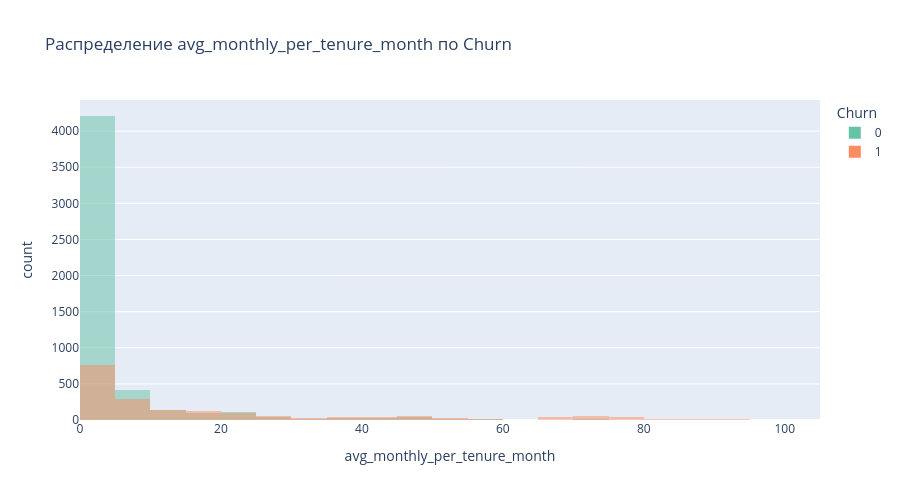
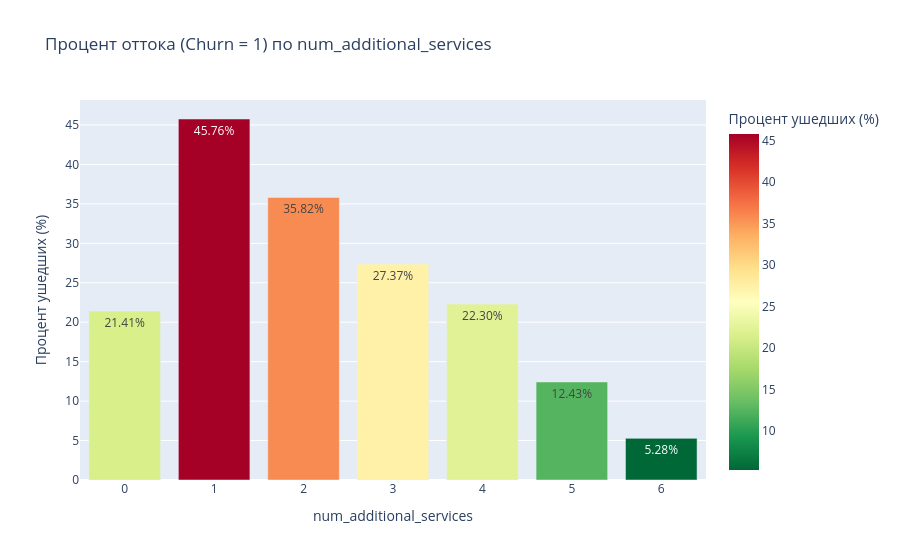
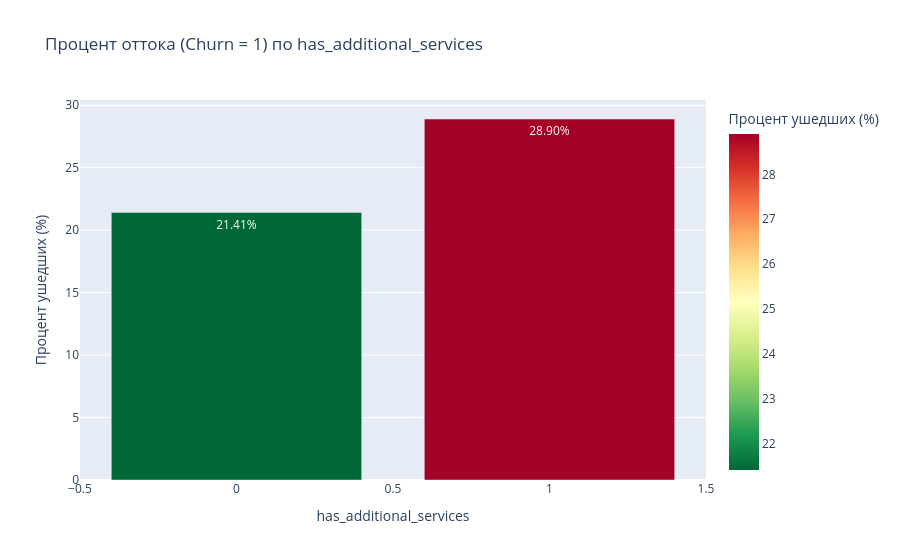
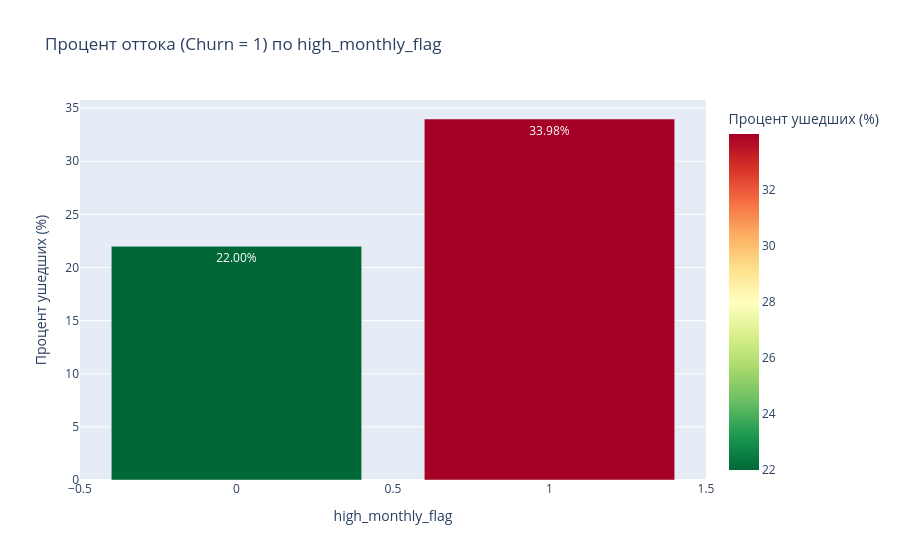

Notebook cell for these charts, in order:
### Code cell
# Связь новых признаков с Churn 

for col in new_features:
    if col == 'avg_monthly_per_tenure_month':
        fig = px.histogram(df, x=col, color='Churn', 
                        nbins=50,
                        title=f'Распределение {col} по Churn',
                        color_discrete_sequence=px.colors.qualitative.Set2,
                        barmode='overlay')
        fig.update_layout(height=500)

        print(f'Описание {col} по Churn:')
        display(df.groupby('Churn')[col].describe())
        fig.show()

        features_figs[f'Распределение {col} по Churn'] = fig
        features_tables[f'Описание {col} по Churn'] = df.groupby('Churn')[col].describe().reset_index()

    else:
        churn_rate = (df.groupby(col, observed=False)['Churn']
                        .mean()
                        .mul(100)           
                        .round(2)
                        .reset_index(name='Churn_Rate'))
        
        churn_rate = churn_rate.sort_values('Churn_Rate', ascending=False)
        churn_rate_display = churn_rate[[col, 'Churn_Rate']]
        
        fig = px.bar(
            churn_rate,
            x=col,
            y='Churn_Rate',
            title=f'Процент оттока (Churn = 1) по {col}',
            color='Churn_Rate',                    
            color_continuous_scale='RdYlGn_r',       
            text='Churn_Rate',
            labels={'Churn_Rate': 'Процент ушедших (%)', col: col}        
        )
        
        fig.update_traces(texttemplate='%{y:.2f}%')
        
        print(f"\nChurn Rate по {col}:")
        display(churn_rate_display.style.hide(axis="index"))
        fig.show()

        features_figs[f'Распределение {col} по Churn'] = fig

save_to_html(
    figures_dict=features_figs, 
    tables_dict=features_tables, 
    filename="features.html", 
    title="Uni and Bivariate Analysis of New Features",
    dashboard_dir="feature_engineering"
)

### Figure 1 — Plotly figure (JSON) as saved in the notebook; plotly's stock layout.template omitted (floating-point values rounded to 4 significant figures; data arrays with more than 128 entries replaced by an {"elided": "..."} marker saying what was removed)
{"data": [{"bingroup": "x", "hovertemplate": "Churn=0<br>avg_monthly_per_tenure_month=%{x}<br>count=%{y}<extra></extra>", "legendgroup": "0", "marker": {"color": "rgb(102,194,165)", "opacity": 0.5, "pattern": {"shape": ""}}, "name": "0", "nbinsx": 50, "orientation": "v", "showlegend": true, "type": "histogram", "x": {"elided": "5174 float values"}, "xaxis": "x", "yaxis": "y"}, {"bingroup": "x", "hovertemplate": "Churn=1<br>avg_monthly_per_tenure_month=%{x}<br>count=%{y}<extra></extra>", "legendgroup": "1", "marker": {"color": "rgb(252,141,98)", "opacity": 0.5, "pattern": {"shape": ""}}, "name": "1", "nbinsx": 50, "orientation": "v", "showlegend": true, "type": "histogram", "x": {"elided": "1869 float values"}, "xaxis": "x", "yaxis": "y"}], "layout": {"barmode": "overlay", "height": 500, "legend": {"title": {"text": "Churn"}, "tracegroupgap": 0}, "title": {"text": "Распределение avg_monthly_per_tenure_month по Churn"}, "xaxis": {"anchor": "y", "domain": [0, 1], "title": {"text": "avg_monthly_per_tenure_month"}}, "yaxis": {"anchor": "x", "domain": [0, 1], "title": {"text": "count"}}}}

### Figure 2 — Plotly figure (JSON) as saved in the notebook; plotly's stock layout.template omitted (floating-point values rounded to 4 significant figures)
{"data": [{"hovertemplate": "num_additional_services=%{x}<br>Процент ушедших (%)=%{marker.color}<extra></extra>", "legendgroup": "", "marker": {"color": [45.76, 35.82, 27.37, 22.3, 21.41, 12.43, 5.28], "coloraxis": "coloraxis", "pattern": {"shape": ""}}, "name": "", "orientation": "v", "showlegend": false, "text": [45.76, 35.82, 27.37, 22.3, 21.41, 12.43, 5.28], "textposition": "auto", "texttemplate": "%{y:.2f}%", "type": "bar", "x": [1, 2, 3, 4, 0, 5, 6], "xaxis": "x", "y": [45.76, 35.82, 27.37, 22.3, 21.41, 12.43, 5.28], "yaxis": "y"}], "layout": {"barmode": "relative", "coloraxis": {"colorbar": {"title": {"text": "Процент ушедших (%)"}}, "colorscale": [[0, "rgb(0,104,55)"], [0.1, "rgb(26,152,80)"], [0.2, "rgb(102,189,99)"], [0.3, "rgb(166,217,106)"], [0.4, "rgb(217,239,139)"], [0.5, "rgb(255,255,191)"], [0.6, "rgb(254,224,139)"], [0.7, "rgb(253,174,97)"], [0.8, "rgb(244,109,67)"], [0.9, "rgb(215,48,39)"], [1, "rgb(165,0,38)"]]}, "legend": {"tracegroupgap": 0}, "title": {"text": "Процент оттока (Churn = 1) по num_additional_services"}, "xaxis": {"anchor": "y", "domain": [0, 1], "title": {"text": "num_additional_services"}}, "yaxis": {"anchor": "x", "domain": [0, 1], "title": {"text": "Процент ушедших (%)"}}}}

### Figure 3 — Plotly figure (JSON) as saved in the notebook; plotly's stock layout.template omitted (floating-point values rounded to 4 significant figures)
{"data": [{"hovertemplate": "has_additional_services=%{x}<br>Процент ушедших (%)=%{marker.color}<extra></extra>", "legendgroup": "", "marker": {"color": [28.9, 21.41], "coloraxis": "coloraxis", "pattern": {"shape": ""}}, "name": "", "orientation": "v", "showlegend": false, "text": [28.9, 21.41], "textposition": "auto", "texttemplate": "%{y:.2f}%", "type": "bar", "x": [1, 0], "xaxis": "x", "y": [28.9, 21.41], "yaxis": "y"}], "layout": {"barmode": "relative", "coloraxis": {"colorbar": {"title": {"text": "Процент ушедших (%)"}}, "colorscale": [[0, "rgb(0,104,55)"], [0.1, "rgb(26,152,80)"], [0.2, "rgb(102,189,99)"], [0.3, "rgb(166,217,106)"], [0.4, "rgb(217,239,139)"], [0.5, "rgb(255,255,191)"], [0.6, "rgb(254,224,139)"], [0.7, "rgb(253,174,97)"], [0.8, "rgb(244,109,67)"], [0.9, "rgb(215,48,39)"], [1, "rgb(165,0,38)"]]}, "legend": {"tracegroupgap": 0}, "title": {"text": "Процент оттока (Churn = 1) по has_additional_services"}, "xaxis": {"anchor": "y", "domain": [0, 1], "title": {"text": "has_additional_services"}}, "yaxis": {"anchor": "x", "domain": [0, 1], "title": {"text": "Процент ушедших (%)"}}}}

### Figure 4 — Plotly figure (JSON) as saved in the notebook; plotly's stock layout.template omitted (floating-point values rounded to 4 significant figures)
{"data": [{"hovertemplate": "high_monthly_flag=%{x}<br>Процент ушедших (%)=%{marker.color}<extra></extra>", "legendgroup": "", "marker": {"color": [33.98, 22.0], "coloraxis": "coloraxis", "pattern": {"shape": ""}}, "name": "", "orientation": "v", "showlegend": false, "text": [33.98, 22.0], "textposition": "auto", "texttemplate": "%{y:.2f}%", "type": "bar", "x": [1, 0], "xaxis": "x", "y": [33.98, 22.0], "yaxis": "y"}], "layout": {"barmode": "relative", "coloraxis": {"colorbar": {"title": {"text": "Процент ушедших (%)"}}, "colorscale": [[0, "rgb(0,104,55)"], [0.1, "rgb(26,152,80)"], [0.2, "rgb(102,189,99)"], [0.3, "rgb(166,217,106)"], [0.4, "rgb(217,239,139)"], [0.5, "rgb(255,255,191)"], [0.6, "rgb(254,224,139)"], [0.7, "rgb(253,174,97)"], [0.8, "rgb(244,109,67)"], [0.9, "rgb(215,48,39)"], [1, "rgb(165,0,38)"]]}, "legend": {"tracegroupgap": 0}, "title": {"text": "Процент оттока (Churn = 1) по high_monthly_flag"}, "xaxis": {"anchor": "y", "domain": [0, 1], "title": {"text": "high_monthly_flag"}}, "yaxis": {"anchor": "x", "domain": [0, 1], "title": {"text": "Процент ушедших (%)"}}}}
